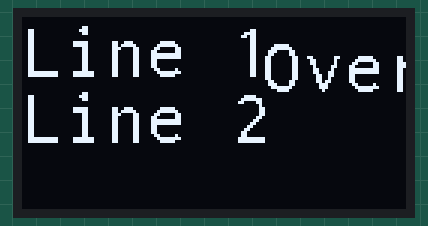
Recording of a sketch running on a simulated Arduino Uno, built with avr-gcc and run on an emulated ATmega328P. On the bench: 128×64 one-colour display.

Above: at 0.2 s.

The sketch:

u8g2_esp8266_working_example.ino
```cpp
#include <Arduino.h>
#include <U8g2lib.h>

#ifdef U8X8_HAVE_HW_SPI
#include <SPI.h>
#endif
#ifdef U8X8_HAVE_HW_I2C
#include <Wire.h>
#endif


U8G2_SSD1306_128X64_NONAME_F_4W_SW_SPI u8g2(U8G2_R0, /* clock=*/ 13, /* data=*/ 14, /* cs=*/ 4, /* dc=*/ 0, /* reset=*/ 12);


void setup(void) {
  u8g2.begin();
}

void loop(void) {
  u8g2.clearBuffer();					// clear the internal memory
  //u8g2.setFont(u8g2_font_ncenB08_tr);	// choose a suitable font
  u8g2.setFont(u8g2_font_inr16_mf);
  u8g2.drawStr(0,20,"Line 1");	// write something to the internal memory
  u8g2.drawStr(0,42,"Line 2");
  u8g2.drawStr(80,25,"Over here");
  u8g2.sendBuffer();					// transfer internal memory to the display
  delay(1000);
}
```
